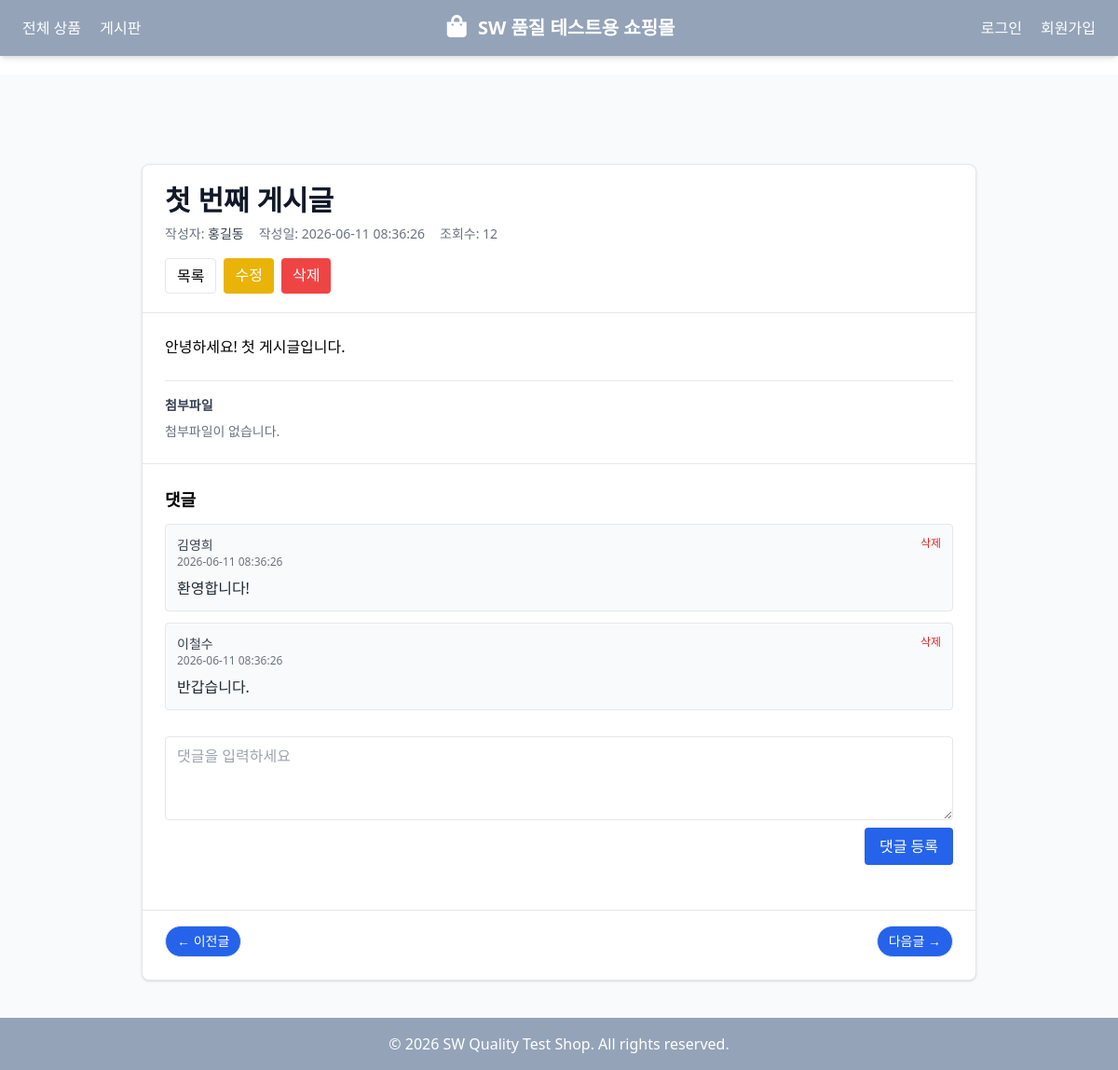
The page /post.php?id=1 on the database its author committed.
### tables this page shows
CREATE TABLE IF NOT EXISTS `board_posts` (
  `id`              BIGINT UNSIGNED NOT NULL AUTO_INCREMENT,
  `title`           VARCHAR(200)    NOT NULL,
  `content`         MEDIUMTEXT      NOT NULL,
  `author_user_id`  BIGINT UNSIGNED DEFAULT NULL,    
  `author_name`     VARCHAR(100)    DEFAULT NULL,    
  `views`           INT UNSIGNED    NOT NULL DEFAULT 0,
  `created_at`      DATETIME        NOT NULL DEFAULT CURRENT_TIMESTAMP,
  `updated_at`      DATETIME        NOT NULL DEFAULT CURRENT_TIMESTAMP ON UPDATE CURRENT_TIMESTAMP,

  PRIMARY KEY (`id`),
  KEY `idx_board_author_user_id` (`author_user_id`),
  KEY `idx_board_created_at` (`created_at`)
);

CREATE TABLE IF NOT EXISTS `board_comments` (
  `id`              BIGINT UNSIGNED NOT NULL AUTO_INCREMENT,
  `post_id`         BIGINT UNSIGNED NOT NULL,             
  `author_user_id`  BIGINT UNSIGNED DEFAULT NULL,         
  `author_name`     VARCHAR(100)    DEFAULT NULL,
  `content`         TEXT            NOT NULL,
  `created_at`      DATETIME        NOT NULL DEFAULT CURRENT_TIMESTAMP,

  PRIMARY KEY (`id`),
  KEY `idx_comments_post_id` (`post_id`),
  KEY `idx_comments_author_user_id` (`author_user_id`),
  KEY `idx_comments_created_at` (`created_at`)
);

### post.php (the view, shortened to what this page needs)
<?php
include 'includes/header.php';
include 'includes/head.php';
require_once __DIR__ . '/includes/db_connect.php';
$id = isset($_GET['id']) ? (int)$_GET['id'] : 0;
if ($id < 1) {
  $post = null;
} else {
  $mysqli->query("UPDATE board_posts SET views = views + 1 WHERE id = {$id}");
  $sql = "SELECT id, title, content, author_user_id, author_name, views, created_at
          FROM board_posts
          WHERE id = {$id}";
  $res = $mysqli->query($sql);
  $post = $res ? $res->fetch_assoc() : null;
  $files = [];
  $comments = [];
  if ($post) {
    $sqlC = "SELECT id, post_id, author_user_id, author_name, content, created_at
             FROM board_comments
             WHERE post_id = {$id}
             ORDER BY id ASC";
    if ($resC = $mysqli->query($sqlC)) {
      while ($r = $resC->fetch_assoc()) $comments[] = $r;
    }
  }
}
?>
<main class="flex justify-center flex-grow bg-gray-50">
  <div class="w-full max-w-4xl mt-24 mb-10 bg-white rounded-lg shadow border">
    <?php if (!$post): ?>
      <div class="p-8">
        <h2 class="text-xl font-bold text-red-600">게시글을 찾을 수 없습니다.</h2>
        <p class="mt-2 text-gray-600">잘못된 접근이거나 삭제된 게시글일 수 있습니다.</p>
        <a href="board.php" class="inline-block mt-4 px-4 py-2 bg-slate-700 text-white rounded hover:bg-slate-800">목록으로</a>
      </div>
    <?php else: ?>
      <header class="px-6 py-5 border-b">
        <h1 class="text-2xl md:text-3xl font-bold text-gray-900">
          <?= htmlspecialchars($post['title']) ?>
        </h1>
        <div class="mt-2 text-sm text-gray-500 flex flex-wrap gap-x-4 gap-y-1">
          <?php
            $authorLabel = $post['author_name'] ?: ('user#' . (int)$post['author_user_id']);
            $created = htmlspecialchars($post['created_at']);
          ?>
          <span>작성자: <span class="text-gray-700"><?= htmlspecialchars($authorLabel) ?></span></span>
          <span>작성일: <time datetime="<?= $created ?>"><?= $created ?></time></span>
          <span>조회수: <?= (int)$post['views'] ?></span>
        </div>
        <div class="mt-4 flex gap-2">
          <a href="board.php" class="px-3 py-1.5 border rounded hover:bg-gray-50">목록</a>
          <a href="post_edit.php?id=<?= (int)$post['id'] ?>" class="px-3 py-1.5 bg-yellow-500 text-white rounded hover:bg-yellow-600">수정</a>
          <a href="api/post_delete_process.php?id=<?= (int)$post['id'] ?>" class="px-3 py-1.5 bg-red-500 text-white rounded hover:bg-red-600"
             onclick="return confirm('정말 삭제하시겠습니까?')">삭제</a>
        </div>
      </header>
      <section class="px-6 py-6">
        <article class="prose prose-slate max-w-none">
          <?= nl2br($post['content']) ?>
        </article>
        <div class="mt-6 border-t pt-4">
          <h3 class="text-sm font-semibold text-gray-700">첨부파일</h3>
          <?php if (empty($files)): ?>
            <p class="mt-2 text-sm text-gray-500">첨부파일이 없습니다.</p>
          <?php endif; ?>
        </div>
      </section>
      <section class="px-6 pb-8 border-t">
        <h3 class="text-lg font-semibold mt-6 mb-3">댓글</h3>
        <?php if (empty($comments)): ?>
          <div class="text-sm text-gray-500 mb-3">첫 댓글을 작성해 보세요.</div>
        <?php else: ?>
          <ul class="space-y-3 mb-5">
            <?php foreach ($comments as $c): ?>
              <li class="border rounded p-3 bg-gray-50">
                <div class="flex items-start justify-between">
                  <div>
                    <div class="text-sm text-gray-700">
                      <?= htmlspecialchars($c['author_name'] ?: ('user#' . (int)$c['author_user_id'])) ?>
                    </div>
                    <div class="text-xs text-gray-500"><?= htmlspecialchars($c['created_at']) ?></div>
                  </div>
                  <a href="api/comment_delete_process.php?id=<?= (int)$c['id'] ?>&post_id=<?= (int)$post['id'] ?>"
                     class="text-xs text-red-600 hover:underline"
                     onclick="return confirm('이 댓글을 삭제할까요?')">
                    삭제
                  </a>
                </div>
                <p class="mt-2 text-gray-800"><?= nl2br($c['content']) ?></p>
              </li>
            <?php endforeach; ?>
          </ul>
        <?php endif; ?>
        <form action="api/comment_write_process.php" method="post" class="space-y-2">
          <textarea name="content" rows="3" class="w-full border rounded px-3 py-2 focus:ring-2 focus:ring-blue-500"
                    placeholder="댓글을 입력하세요" required></textarea>
          <div class="flex justify-end">
            <button class="px-4 py-2 bg-blue-600 text-white rounded hover:bg-blue-700">댓글 등록</button>
          </div>
        </form>
      </section>
      <nav class="py-4 px-6 pb-6 border-t flex justify-between text-sm">
        <a href="post.php?id=<?= max(1, (int)$post['id'] - 1) ?>" class="bg-blue-600 border rounded-full px-3 py-1.5 text-white hover:underline">← 이전글</a>
        <a href="post.php?id=<?= (int)$post['id'] + 1 ?>" class="bg-blue-600 border rounded-full px-3 py-1.5 text-white hover:underline">다음글 →</a>
      </nav>
    <?php endif; ?>
  </div>
</main>
<?php
include 'includes/footer.php';
?>

### rows shown on the page
board_posts: title "첫 번째 게시글", author_name "홍길동", created_at "2026-06-11 08:36:26", views "12", content "안녕하세요! 첫 게시글입니다."
board_comments: author_name "김영희", created_at "2026-06-11 08:36:26", content "환영합니다!"
board_comments: author_name "이철수", created_at "2026-06-11 08:36:26", content "반갑습니다."
